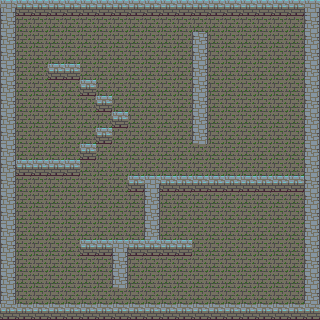

Below is a game level as drawn by its tile map, then a one-line description and the .tmx file that defines it, in full:
An orthogonal 20x20 tile map with 16x16 px tiles, 1 tile layer (Tile Layer 1).

<map version="1.4" tiledversion="1.4.2" orientation="orthogonal" renderorder="right-down" width="20" height="20" tilewidth="16" tileheight="16" infinite="0" nextlayerid="2" nextobjectid="1">
 <tileset firstgid="1" source="Dungeon_rooms.tsx" />
 <layer id="1" name="Tile Layer 1" width="20" height="20">
  <data encoding="csv">
7,4,4,4,4,4,4,4,4,4,4,4,4,4,4,4,4,4,4,7,
6,2,2,2,2,2,2,2,2,2,2,2,2,2,2,2,2,2,2,6,
6,2,2,2,2,2,2,2,2,2,2,2,6,2,2,2,2,2,2,6,
6,2,2,2,2,2,2,2,2,2,2,2,6,2,2,2,2,2,2,6,
6,2,2,4,4,2,2,2,2,2,2,2,6,2,2,2,2,2,2,6,
6,2,2,2,2,4,2,2,2,2,2,2,6,2,2,2,2,2,2,6,
6,2,2,2,2,2,4,2,2,2,2,2,6,2,2,2,2,2,2,6,
6,2,2,2,2,2,2,4,2,2,2,2,6,2,2,2,2,2,2,6,
6,2,2,2,2,2,4,2,2,2,2,2,6,2,2,2,2,2,2,6,
6,2,2,2,2,4,2,2,2,2,2,2,2,2,2,2,2,2,2,6,
6,4,4,4,4,2,2,2,2,2,2,2,2,2,2,2,2,2,2,6,
6,2,2,2,2,2,2,2,4,7,4,4,4,4,4,4,4,4,4,6,
6,2,2,2,2,2,2,2,2,6,2,2,2,2,2,2,2,2,2,6,
6,2,2,2,2,2,2,2,2,6,2,2,2,2,2,2,2,2,2,6,
6,2,2,2,2,2,2,2,2,6,2,2,2,2,2,2,2,2,2,6,
6,2,2,2,2,4,4,7,4,4,4,4,2,2,2,2,2,2,2,6,
6,2,2,2,2,2,2,6,2,2,2,2,2,2,2,2,2,2,2,6,
6,2,2,2,2,2,2,6,2,2,2,2,2,2,2,2,2,2,2,6,
6,2,2,2,2,2,2,2,2,2,2,2,2,2,2,2,2,2,2,6,
5,5,5,5,5,5,5,5,5,5,5,5,5,5,5,5,5,5,5,5
</data>
 </layer>
</map>